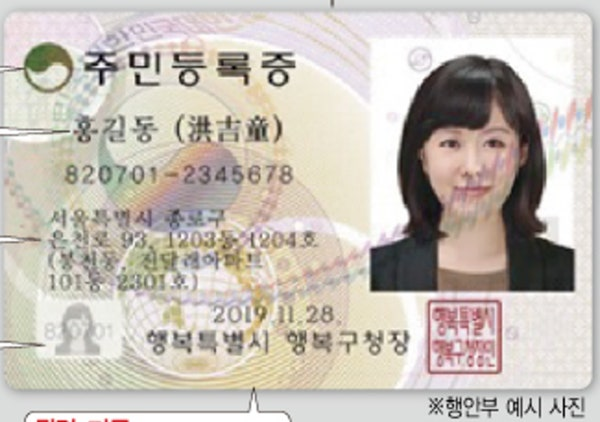
#> input picture images/identification_card.jpg, 600 x 422 px
$ python main_v1.py
#> lines starting #> are read from the running program, lines starting #| are printed output that depends on the picture; after the words box and inside, x2 and y2 are one past the last pixel; in counts of white or black regions, pixels touching at a corner belong together
import cv2
import numpy as np
import pytesseract
import os
import glob
from skimage.metrics import peak_signal_noise_ratio as psnr
from skimage.metrics import structural_similarity as ssim

# tesseract 설치
# https://github.com/UB-Mannheim/tesseract/wiki

# Tesseract OCR 엔진 경로 설정 (사용자의 설치 경로에 맞게 수정)
pytesseract.pytesseract.tesseract_cmd = r'C:\Program Files\Tesseract-OCR\tesseract.exe'

def find_glare_mask(image):
    """HSV 색 공간과 모폴로지 연산을 이용해 글레어 마스크를 생성합니다."""
    hsv = cv2.cvtColor(image, cv2.COLOR_BGR2HSV)
    # V(value)가 높고 S(saturation)가 낮은 영역을 반사광으로 간주합니다.
    lower_glare = np.array([0, 0, 180], dtype=np.uint8)
    upper_glare = np.array([179, 70, 255], dtype=np.uint8)
    mask = cv2.inRange(hsv, lower_glare, upper_glare)

    # 작은 노이즈 제거를 위해 모폴로지 연산 적용
    kernel = cv2.getStructuringElement(cv2.MORPH_RECT, (5, 5))
    mask = cv2.morphologyEx(mask, cv2.MORPH_CLOSE, kernel)
    mask = cv2.morphologyEx(mask, cv2.MORPH_OPEN, kernel)
    return mask

def align_images(image1, image2):
    """ORB 특징점을 이용해 이미지2를 이미지1에 정합합니다."""
    orb = cv2.ORB_create(nfeatures=2000)
    kp1, des1 = orb.detectAndCompute(image1, None)
    kp2, des2 = orb.detectAndCompute(image2, None)

    bf = cv2.BFMatcher(cv2.NORM_HAMMING, crossCheck=True)
    matches = bf.match(des1, des2)
    matches = sorted(matches, key=lambda x: x.distance)

    # 충분한 매칭점이 있을 때만 호모그래피 계산
    if len(matches) > 10:
        src_pts = np.float32([kp2[m.trainIdx].pt for m in matches]).reshape(-1, 1, 2)
        dst_pts = np.float32([kp1[m.queryIdx].pt for m in matches]).reshape(-1, 1, 2)
        M, mask = cv2.findHomography(src_pts, dst_pts, cv2.RANSAC, 5.0)
        aligned_image = cv2.warpPerspective(image2, M, (image1.shape[1], image1.shape[0]))
        return aligned_image
    else:
        return None

def main(input_folder, output_folder):
    """
    메인 파이프라인 실행 함수.
    """
#> called with input_folder = 'images', output_folder = 'results'
    print("✨ 無色無光: 반사광 제거 문서 스캐너 프로젝트 시작!")

    if not os.path.exists(output_folder):
        os.makedirs(output_folder)

    image_paths = sorted(glob.glob(os.path.join(input_folder, '*.jpg')))
    if not image_paths:
        print("입력 폴더에 .jpg 이미지가 없습니다. 이미지를 추가해주세요.")
        return

    # 첫 번째 이미지를 기준 프레임으로 설정
    base_image = cv2.imread(image_paths[0])
#> base_image is the input picture: shape (422, 600, 3); mean B, G, R 182.2, 190.7, 197.8

    aligned_images = [base_image]
    # 프레임 정합
    for i in range(1, len(image_paths)):
        img = cv2.imread(image_paths[i])
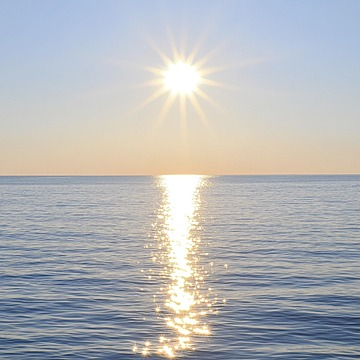
#> input picture images/test_sun.jpg, 360 x 360 px
#> img is the input picture: shape (360, 360, 3); mean B, G, R 184.5, 182.1, 180.4
        aligned = align_images(base_image, img)
#> in align_images, `kp1, des1 = orb.detectAndCompute(image1, None)`: kp1 = 2000 keypoints; strongest (x, y, size): (101, 63, 44.6), (101, 71, 44.6), (101, 64, 37.2), (131, 55, 44.6)
#> in align_images, `kp2, des2 = orb.detectAndCompute(image2, None)`: kp2 = 1085 keypoints; strongest (x, y, size): (156, 309, 31), (159, 312, 31), (214, 310, 31), (209, 304, 31)
#> in align_images, `matches = bf.match(des1, des2)`: matches = 328 matches
#> in align_images, `src_pts = np.float32([kp2[m.trainIdx].pt for m in matches]).reshape(-1..`: src_pts = 328 rows, first 8: [228.1, 281.7], [200.4, 279.9], [213.1, 282.2], [63.36, 286.6], [208, 275], [57.6, 294], [184.8, 286.8], [180, 286.6]
#> in align_images, `dst_pts = np.float32([kp1[m.queryIdx].pt for m in matches]).reshape(-1..`: dst_pts = 328 rows, first 8: [253.8, 170.2], [545, 226], [98.4, 288], [179.2, 136.9], [91.2, 122.4], [219.8, 321.4], [371.2, 288.2], [405.6, 335.9]
#> in align_images, `M, mask = cv2.findHomography(src_pts, dst_pts, cv2.RANSAC, 5.0)`: M = [[-21.65, 15.97, -1926.5], [-12.14, 3, 797.5], [-0.0605, 0.0199, 1]]; mask = 328 values, max 1 at index 13, min 0 at index 0, mean 0.0244
#> in align_images, `aligned_image = cv2.warpPerspective(image2, M, (image1.shape[1], image..`:
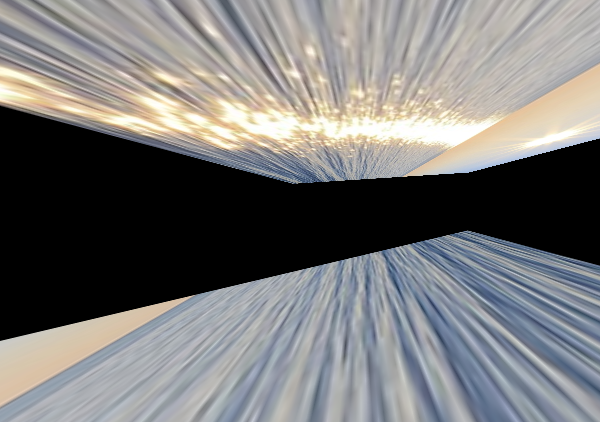
#> aligned_image: shape (422, 600, 3); mean B, G, R 119.5, 119.7, 120.2
        if aligned is not None:
            aligned_images.append(aligned)
        else:
            print(f"이미지 {os.path.basename(image_paths[i])} 정합 실패, 원본 사용.")
            aligned_images.append(img)
#> pass 2 of the loop in main, `for i in range(1, len(image_paths)):`:
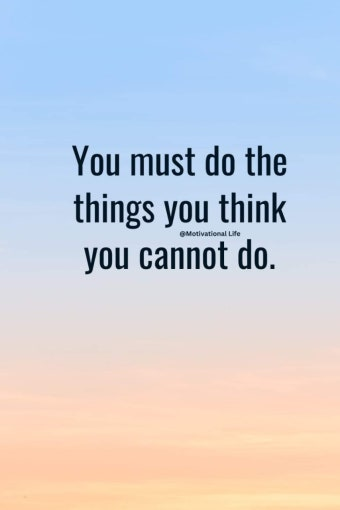
#> input picture images/test_text_eng.jpg, 340 x 510 px
#> in main, img is the input picture: shape (510, 340, 3); mean B, G, R 215.2, 207.1, 204.5
#> kp2 = 1825 keypoints; strongest (x, y, size): (105, 265, 31), (146, 265, 31), (209, 265, 31), (260, 265, 31)
#> matches = 387 matches
#> src_pts = 387 rows, first 8: [91.24, 207.4], [78.8, 159.7], [186.6, 201.6], [159.7, 255.1], [243.6, 260.9], [81.22, 207.4], [97.04, 258.8], [76.72, 197]
#> dst_pts = 387 rows, first 8: [390.5, 340.4], [286.2, 78.8], [191.6, 117], [217.7, 176.3], [292.3, 337], [148.3, 131], [279.9, 76.72], [279.9, 134.8]
#> in align_images (call 2), `M, mask = cv2.findHomography(src_pts, dst_pts, cv2.RANSAC, 5.0)`: M = [[-0.442, -1.41, 376.1], [-0.4, -1.26, 337.2], [-0.00119, -0.00374, 1]]; mask = 387 values, max 1 at index 63, min 0 at index 0, mean 0.0155
#> in align_images (call 2), `aligned_image = cv2.warpPerspective(image2, M, (image1.shape[1], image..`:
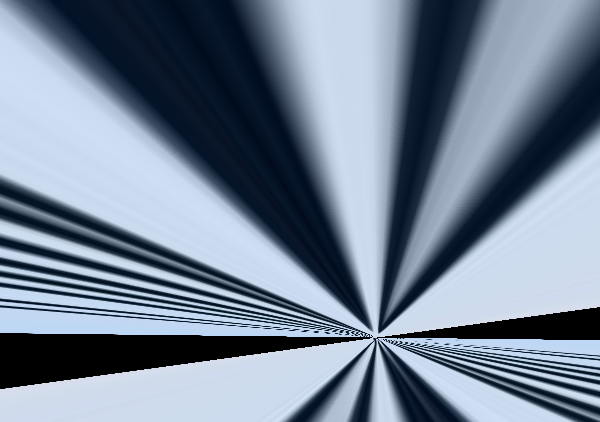
#> aligned_image: shape (422, 600, 3); mean B, G, R 149, 130.7, 116.2

    # 멀티프레임 합성 (반사광 제거)
    final_image = np.zeros_like(base_image, dtype=np.float32)
    glare_masks = [find_glare_mask(img) for img in aligned_images]
#> in find_glare_mask, `hsv = cv2.cvtColor(image, cv2.COLOR_BGR2HSV)`: hsv: shape (422, 600, 3); mean H, S, V 46.3, 24.9, 198.6
#> in find_glare_mask, `mask = cv2.inRange(hsv, lower_glare, upper_glare)`:
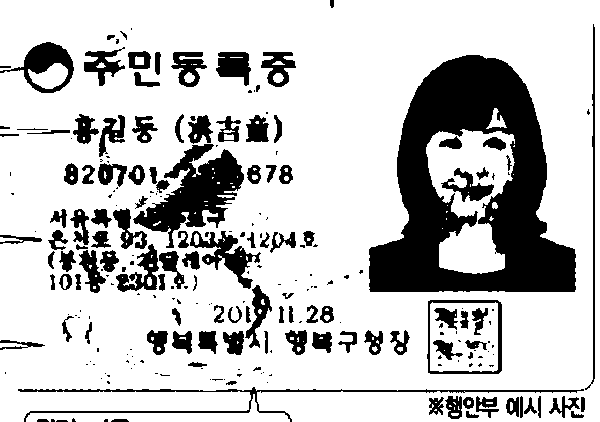
#> mask: shape (422, 600); 76.9% white; 239 black regions (120 under 20 px), largest, box (x1, y1, x2, y2) and area: (369, 55, 576, 292) 25345, (133, 144, 244, 248) 4782, (18, 387, 584, 422) 1830
#> in find_glare_mask, `mask = cv2.morphologyEx(mask, cv2.MORPH_CLOSE, kernel)`: mask: shape (422, 600); 82.8% white; 116 black regions, largest, box (x1, y1, x2, y2) and area: (369, 55, 576, 292) 25015, (134, 144, 244, 232) 4395, (24, 42, 73, 75) 1047
#> in find_glare_mask, `mask = cv2.morphologyEx(mask, cv2.MORPH_OPEN, kernel)`: mask: shape (422, 600); 82.3% white; 72 black regions, largest, box (x1, y1, x2, y2) and area: (369, 55, 576, 292) 25314, (114, 144, 254, 232) 4985, (199, 236, 270, 355) 1846
#> in find_glare_mask (call 2), `hsv = cv2.cvtColor(image, cv2.COLOR_BGR2HSV)`: hsv: shape (422, 600, 3); mean H, S, V 49.3, 21.8, 127.3
#> in find_glare_mask (call 2), `mask = cv2.inRange(hsv, lower_glare, upper_glare)`: mask: shape (422, 600); 29.3% white; 584 white regions (497 under 20 px), largest, box (x1, y1, x2, y2) and area: (0, 0, 600, 178) 45053, (0, 296, 192, 407) 6385, (9, 274, 286, 422) 5920
#> in find_glare_mask (call 2), `mask = cv2.morphologyEx(mask, cv2.MORPH_CLOSE, kernel)`: mask: shape (422, 600); 37% white; 194 white regions (141 under 20 px), largest, box (x1, y1, x2, y2) and area: (0, 0, 600, 180) 59876, (9, 263, 336, 422) 17841, (0, 296, 192, 409) 6526
#> in find_glare_mask (call 2), `mask = cv2.morphologyEx(mask, cv2.MORPH_OPEN, kernel)`: mask: shape (422, 600); 33.2% white; 49 white regions (3 under 20 px), largest, box (x1, y1, x2, y2) and area: (0, 0, 600, 178) 54771, (12, 268, 315, 422) 14242, (0, 300, 180, 407) 6471
#> in find_glare_mask (call 3), `hsv = cv2.cvtColor(image, cv2.COLOR_BGR2HSV)`: hsv: shape (422, 600, 3); mean H, S, V 100.8, 87.2, 149
#> in find_glare_mask (call 3), `mask = cv2.inRange(hsv, lower_glare, upper_glare)`: mask: shape (422, 600); 50.7% white; 54 black regions (44 under 20 px), largest, box (x1, y1, x2, y2) and area: (0, 0, 373, 331) 46352, (378, 0, 600, 334) 37370, (0, 176, 373, 389) 25434
#> in find_glare_mask (call 3), `mask = cv2.morphologyEx(mask, cv2.MORPH_CLOSE, kernel)`: mask: shape (422, 600); 53.3% white; 20 black regions, largest, box (x1, y1, x2, y2) and area: (2, 0, 371, 327) 46329, (378, 0, 600, 331) 37101, (0, 333, 349, 389) 10541
#> in find_glare_mask (call 3), `mask = cv2.morphologyEx(mask, cv2.MORPH_OPEN, kernel)`:
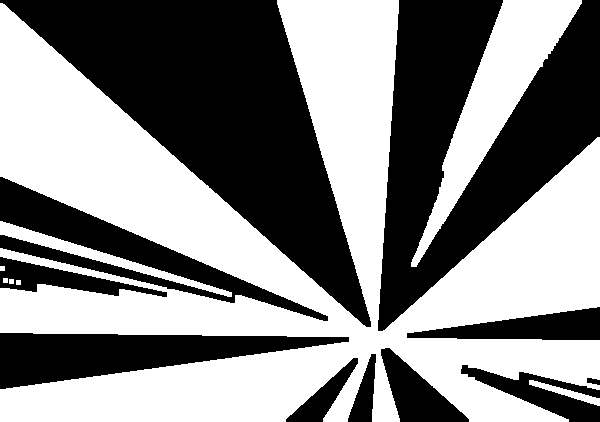
#> mask: shape (422, 600); 52.9% white; 11 black regions, largest, box (x1, y1, x2, y2) and area: (0, 0, 371, 327) 46337, (378, 0, 600, 331) 37173, (0, 333, 349, 389) 10541
#> glare_masks = 3 items

    for i in range(base_image.shape[0]):
        for j in range(base_image.shape[1]):
            best_pixel = None
            best_glare_metric = float('inf')

            # 각 프레임의 픽셀을 비교하여 반사광이 가장 적은 픽셀 선택
            for k in range(len(aligned_images)):
                is_glare = glare_masks[k][i, j]
                if is_glare == 0:  # 반사광이 없는 픽셀
                    best_pixel = aligned_images[k][i, j]
                    break

            if best_pixel is None:
                # 모든 프레임에 반사광이 있다면, 중간값 픽셀을 선택
                pixels = [img[i, j] for img in aligned_images]
                best_pixel = np.median(pixels, axis=0)

            final_image[i, j] = best_pixel
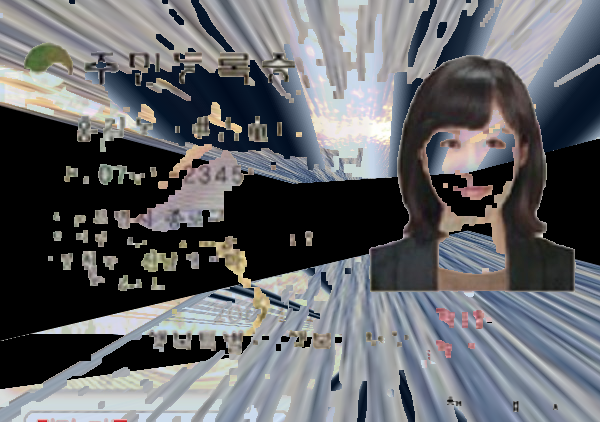
#> final_image: shape (422, 600, 3) float32; mean B, G, R 103.9, 100.2, 98.4
#> after the loop, pixels = [[220, 221, 219], [177, 179, 178], [212, 193, 178]]

    final_image = final_image.astype(np.uint8)

    # 후처리: CLAHE 적용
    clahe = cv2.createCLAHE(clipLimit=2.0, tileGridSize=(8, 8))
    lab_image = cv2.cvtColor(final_image, cv2.COLOR_BGR2LAB)
#> lab_image: shape (422, 600, 3); mean of channels 0, 1, 2 104.8, 128.5, 125.7
    l, a, b = cv2.split(lab_image)
    l_clahe = clahe.apply(l)
    lab_clahe = cv2.merge((l_clahe, a, b))
#> lab_clahe: shape (422, 600, 3); mean of channels 0, 1, 2 102.6, 128.5, 125.7
    result_image = cv2.cvtColor(lab_clahe, cv2.COLOR_LAB2BGR)

    # 결과 저장
    result_path = os.path.join(output_folder, 'test_ex_result.jpg')
    cv2.imwrite(result_path, result_image)
    print(f"✅ 최종 결과 이미지가 '{result_path}'에 저장되었습니다.")

    # 평가 및 리포트
    # ----------------
    # pytesseract는 tesseract.exe가 설치되어 있어야 동작합니다.
    # ----------------
    print("\n--- OCR 성능 평가 및 품질지표 계산 ---")
    base_gray = cv2.cvtColor(base_image, cv2.COLOR_BGR2GRAY)
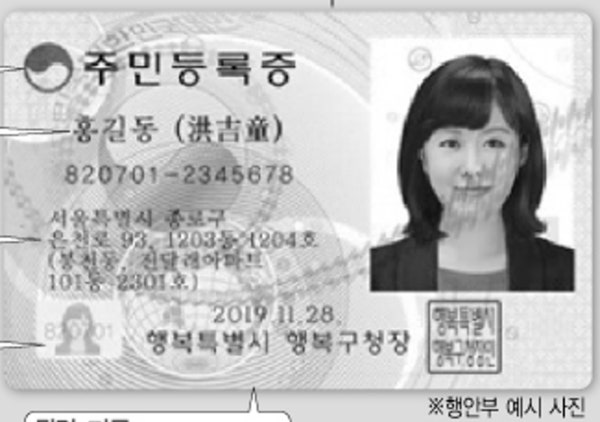
#> base_gray: shape (422, 600); min 0, max 255, mean 191.8
    result_gray = cv2.cvtColor(result_image, cv2.COLOR_BGR2GRAY)

    # PSNR/SSIM 계산
    psnr_value = psnr(base_gray, result_gray)
#> psnr_value = 6.06
    ssim_value = ssim(base_gray, result_gray, data_range=result_gray.max() - result_gray.min())
#> ssim_value = 0.211
    print(f"PSNR (원본 대비): {psnr_value:.2f} dB")
#| PSNR (원본 대비): 6.06 dB
    print(f"SSIM (원본 대비): {ssim_value:.4f}")
#| SSIM (원본 대비): 0.2115

    # OCR 결과를 위한 전처리 강화
    # 1. 노이즈 제거
    denoised_base = cv2.fastNlMeansDenoising(base_gray, None, 10, 7, 21)
    denoised_result = cv2.fastNlMeansDenoising(result_gray, None, 10, 7, 21)

    # 2. 이미지 확대 (OCR 정확도 향상)
    upscaled_base = cv2.resize(denoised_base, None, fx=2, fy=2, interpolation=cv2.INTER_CUBIC)
    upscaled_result = cv2.resize(denoised_result, None, fx=2, fy=2, interpolation=cv2.INTER_CUBIC)

    # 3. 적응형 이진화 (글자와 배경을 명확히 분리)
    binarized_base = cv2.adaptiveThreshold(upscaled_base, 255, cv2.ADAPTIVE_THRESH_GAUSSIAN_C, cv2.THRESH_BINARY, 15, 4)
#> binarized_base: shape (844, 1200); 89.1% white; 827 black regions (422 under 20 px), largest, box (x1, y1, x2, y2) and area: (795, 111, 1086, 468) 5858, (605, 229, 1190, 784) 4723, (855, 600, 1004, 749) 3431
    binarized_result = cv2.adaptiveThreshold(upscaled_result, 255, cv2.ADAPTIVE_THRESH_GAUSSIAN_C, cv2.THRESH_BINARY, 15, 4)
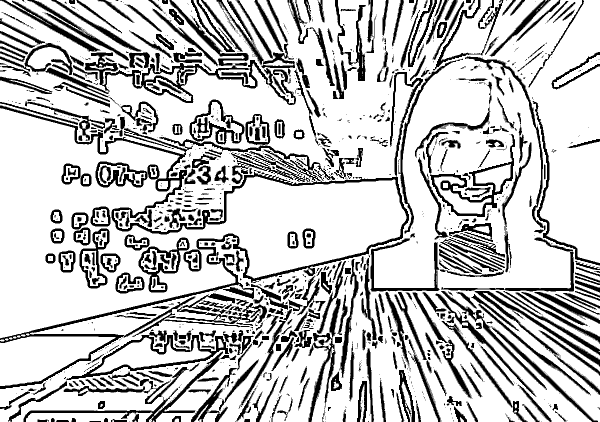
#> binarized_result: shape (844, 1200) (shown at 1/2 size); 76.7% white; 1505 black regions (951 under 20 px), largest, box (x1, y1, x2, y2) and area: (0, 144, 846, 778) 30389, (0, 86, 592, 210) 10348, (133, 660, 487, 760) 4981

    # OCR 결과
    try:
        # OCR 설정 최적화 (페이지 분할 모드 6: 단일 균일 블록으로 처리)
        custom_config = r'--oem 3 --psm 6'

        original_text = pytesseract.image_to_string(binarized_base, lang='kor+eng', config=custom_config)
        final_text = pytesseract.image_to_string(binarized_result, lang='kor+eng', config=custom_config)

        print("\n원본 이미지 OCR 결과:\n", "-"*20, "\n", original_text)
        print("\n최종 결과 이미지 OCR 결과:\n", "-"*20, "\n", final_text)
    except Exception as e:
        print(f"OCR 실행 중 오류가 발생했습니다: {e}")
        print("Tesseract 엔진이 올바르게 설치되었는지 확인하고, 위 코드의 'pytesseract.pytesseract.tesseract_cmd' 경로를 수정해주세요.")

if __name__ == "__main__":
    input_dir = 'images'
    output_dir = 'results'
    main(input_dir, output_dir)
#> (the call stopped at in main, `original_text = pytesseract.image_to_string(binarized_base, lang='kor+..`: pytesseract is not available in this run)
